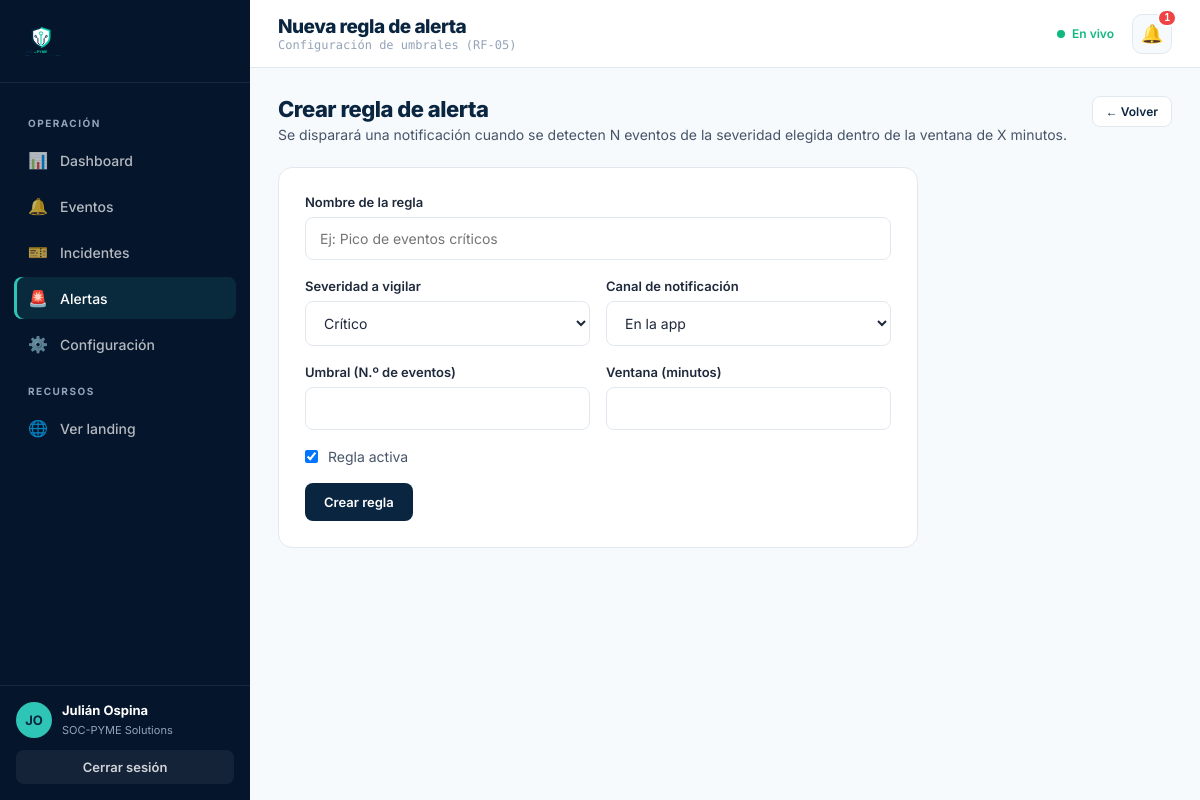
Screenshot of /alertas/nueva (signed in) with the database file from the repository.
### models.py (models this page shows, shortened)
class User(UserMixin, db.Model):
    __tablename__ = "users"
    id = db.Column(db.Integer, primary_key=True)
    name = db.Column(db.String(120), nullable=False)
    company = db.Column(db.String(120), nullable=False)
    email = db.Column(db.String(160), unique=True, nullable=False, index=True)
    password_hash = db.Column(db.String(255), nullable=False)
    theme = db.Column(db.String(32), nullable=False, default="default")
    created_at = db.Column(db.DateTime, default=utcnow, nullable=False)
    incidents = db.relationship("Incident", back_populates="assignee", lazy="dynamic")
    notifications = db.relationship(
        "Notification", back_populates="user", lazy="dynamic",
        cascade="all, delete-orphan",
    )
    @property
    def initials(self):
        parts = self.name.split()
        if len(parts) >= 2:
            return (parts[0][0] + parts[1][0]).upper()
        return self.name[:2].upper()

### routes/alerts.py (the view, shortened to what this page needs)
@alerts_bp.route("/nueva", methods=["GET", "POST"])
@login_required
def new():
    form = AlertRuleForm()
    return render_template("alerts/form.html", form=form, mode="new", rule=None)

### forms.py (shortened to what this page needs)
class AlertRuleForm(FlaskForm):
    name = StringField("Nombre de la regla", validators=[DataRequired(), Length(3, 160)])
    target_severity = SelectField(
        "Severidad a vigilar",
        choices=[("critico", "Crítico"), ("aviso", "Aviso"), ("info", "Info")],
    )
    threshold = IntegerField(
        "Umbral (N.º de eventos)",
        validators=[DataRequired(message="Introduce un número entero."),
                    NumberRange(min=1, max=100000, message="Debe ser un entero positivo." )],
    )
    window_minutes = IntegerField(
        "Ventana (minutos)",
        validators=[DataRequired(message="Introduce un número entero."),
                    NumberRange(min=1, max=1440, message="Debe ser un entero positivo (máx. 1440).")],
    )
    channel = SelectField(
        "Canal de notificación",
        choices=[("in_app", "En la app"), ("email", "Email"), ("webhook", "Webhook"), ("sms", "SMS")],
    )
    active = BooleanField("Activa", default=True)

### app.py (called while the page is built)
def _register_context(app):
    @app.context_processor
    def inject_globals():
        from models import Notification
        unread = 0
        recent_notifs = []
        if current_user.is_authenticated:
            unread = Notification.query.filter_by(read=False).count()
            recent_notifs = (
                Notification.query.filter_by(read=False)
                .order_by(Notification.created_at.desc())
                .limit(8)
                .all()
            )
        return {
            "unread_notifications": unread,
            "recent_notifications": recent_notifs,
        }

### models.py (called while the page is built)
@login_manager.user_loader
def load_user(user_id):
    return db.session.get(User, int(user_id))

### templates/alerts/form.html (shortened to what this page needs)
{% extends "base_app.html" %}
{% set active_page = 'alerts' %}
{% block page_title %}{{ 'Editar regla' if mode == 'edit' else 'Nueva regla de alerta' }}{% endblock %}
{% block page_sub %}Configuración de umbrales (RF-05){% endblock %}
{% block content %}
<div class="page-head">
  <div>
    <h2>{{ 'Editar regla de alerta' if mode == 'edit' else 'Crear regla de alerta' }}</h2>
    <p>Se disparará una notificación cuando se detecten N eventos de la severidad elegida dentro de la ventana de X minutos.</p>
  </div>
  <a href="{{ url_for('alerts.list_rules') }}" class="btn btn-ghost btn-sm">← Volver</a>
</div>
<div class="form-card">
  <form method="post" novalidate>
    <div class="field {% if form.name.errors %}has-error{% endif %}">
      <label for="name">Nombre de la regla</label>
      <input type="text" id="name" name="name" value="{{ form.name.data or '' }}" placeholder="Ej: Pico de eventos críticos" required>
    </div>
    <div style="display:grid; grid-template-columns:1fr 1fr; gap:16px;">
      <div class="field {% if form.target_severity.errors %}has-error{% endif %}">
        <label for="target_severity">Severidad a vigilar</label>
        {{ form.target_severity() }}
      </div>
      <div class="field {% if form.channel.errors %}has-error{% endif %}">
        <label for="channel">Canal de notificación</label>
        {{ form.channel() }}
      </div>
    </div>
    <div style="display:grid; grid-template-columns:1fr 1fr; gap:16px;">
      <div class="field {% if form.threshold.errors %}has-error{% endif %}">
        <label for="threshold">Umbral (N.º de eventos)</label>
        <input type="number" id="threshold" name="threshold" min="1" step="1"
               value="{{ form.threshold.data if form.threshold.data is not none else '' }}" required>
      </div>
      <div class="field {% if form.window_minutes.errors %}has-error{% endif %}">
        <label for="window_minutes">Ventana (minutos)</label>
        <input type="number" id="window_minutes" name="window_minutes" min="1" step="1"
               value="{{ form.window_minutes.data if form.window_minutes.data is not none else '' }}" required>
      </div>
    </div>
    <label class="field-check">
      {{ form.active() }} Regla activa
    </label>
    <button type="submit" class="btn btn-primary">{{ 'Guardar cambios' if mode == 'edit' else 'Crear regla' }}</button>
  </form>
</div>
{% endblock %}

### templates/base_app.html (shortened to what this page needs)
<!DOCTYPE html>
<html lang="es">
<head>
  <link rel="stylesheet" href="{{ url_for('static', filename='css/main.css') }}">
  <link rel="stylesheet" href="{{ url_for('static', filename='css/dashboard.css') }}">
</head>
<body class="app">
  <div class="app-shell">
    <aside class="sidebar" id="sidebar">
      <a class="sidebar-brand logo" href="{{ url_for('dashboard.index') }}">
        {% include '_logo.html' %}
      </a>
      <nav class="sidebar-nav">
        <div class="sidebar-section">Operación</div>
        <a href="{{ url_for('dashboard.index') }}" class="{% if active_page == 'dashboard' %}active{% endif %}">
          <span class="ic">📊</span> Dashboard
        </a>
        <a href="{{ url_for('events.list_events') }}" class="{% if active_page == 'events' %}active{% endif %}">
          <span class="ic">🔔</span> Eventos
        </a>
        <a href="{{ url_for('incidents.list_incidents') }}" class="{% if active_page == 'incidents' %}active{% endif %}">
          <span class="ic">🎫</span> Incidentes
        </a>
        <a href="{{ url_for('alerts.list_rules') }}" class="{% if active_page == 'alerts' %}active{% endif %}">
          <span class="ic">🚨</span> Alertas
        </a>
        <a href="{{ url_for('dashboard.settings') }}" class="{% if active_page == 'settings' %}active{% endif %}">
          <span class="ic">⚙️</span> Configuración
        </a>
        <div class="sidebar-section">Recursos</div>
        <a href="{{ url_for('main.index') }}"><span class="ic">🌐</span> Ver landing</a>
      </nav>
      <div class="sidebar-foot">
        <div class="sidebar-user">
          <div class="sidebar-avatar">{{ current_user.initials }}</div>
          <div class="sidebar-user-info">
            <strong>{{ current_user.name }}</strong>
            <span>{{ current_user.company }}</span>
          </div>
        </div>
        <a href="{{ url_for('auth.logout') }}" class="sidebar-logout">Cerrar sesión</a>
      </div>
    </aside>
    <div class="app-main">
      <header class="topbar">
        <div class="topbar-left">
          <div>
            <h1>{% block page_title %}Dashboard{% endblock %}</h1>
            <div class="topbar-sub">{% block page_sub %}SOC-PYME · Panel de operaciones{% endblock %}</div>
          </div>
        </div>
        <div class="topbar-right">
          <span class="live-dot">En vivo</span>
          <div class="bell-wrap">
            <button class="bell-btn" id="bell-btn" aria-label="Notificaciones">
              🔔
              <span class="bell-count {% if not unread_notifications %}hidden{% endif %}" id="bell-count">{{ unread_notifications }}</span>
            </button>
          </div>
        </div>
      </header>
      <main class="content">
        {% block content %}{% endblock %}
      </main>
    </div>
  </div>
</body>
</html>

### static/css/main.css (style rules this page uses)
:root { --navy: #0A2540; --navy-deep: #05152B; --blue: #0E6BA8; --cyan: #2EC4B6; --cyan-pale: #E8F9F8; --white: #FFFFFF; --off-white: #F7FAFC; --gray-100: #EDF2F7; --gray-200: #E2E8F0; --gray-400: #94A3B8; --gray-600: #475569; --gray-800: #1E293B; --red: #EF4444; --green: #10B981; --yellow: #F59E0B; }
* { margin: 0; padding: 0; box-sizing: border-box; }
html { scroll-behavior: smooth; }
body { background: var(--white); color: var(--gray-800); font-family: 'Inter', sans-serif; overflow-x: hidden; }
a { color: inherit; }
nav { position: fixed; top: 0; left: 0; right: 0; z-index: 100; display: flex; align-items: center; justify-content: space-between; padding: 0 6%; height: 70px; background: rgba(255, 255, 255, 0.95); backdrop-filter: blur(10px); border-bottom: 1px solid var(--gray-200); }
.logo { display: flex; align-items: center; gap: 10px; text-decoration: none; }
.field { margin-bottom: 18px; }
.field label { display: block; font-size: 13px; font-weight: 600; color: var(--gray-800); margin-bottom: 7px; }
.field input, .field select, .field textarea { width: 100%; padding: 12px 14px; border: 1.5px solid var(--gray-200); border-radius: 8px; font-family: 'Inter', sans-serif; font-size: 14px; color: var(--gray-800); background: var(--white); transition: border-color 0.2s, box-shadow 0.2s; }

### rows the page displays
User: initials "JO", name "Julián Ospina", company "SOC-PYME Solutions"

### other values shown
{{ 'Editar regla' if mode == 'edit' else 'Nueva regla de alerta' }} "Nueva regla de alerta"
{{ unread_notifications }} "1"
{{ 'Guardar cambios' if mode == 'edit' else 'Crear regla' }} "Crear regla"
